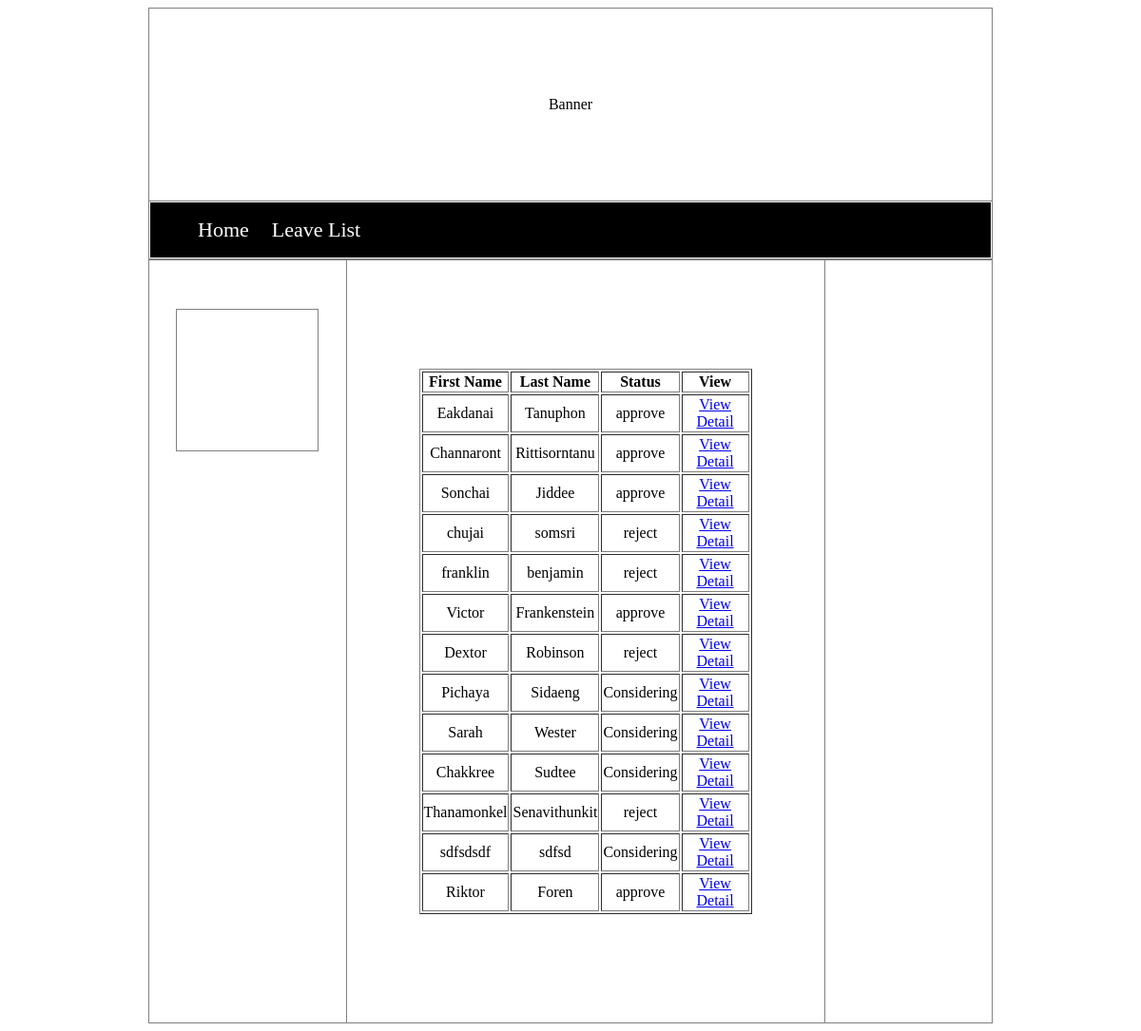
/leavelist.php, run on the app's committed database.
### tables this page shows
CREATE TABLE `leave_request` (
  `requestid` int(10) NOT NULL,
  `firstname` varchar(50) NOT NULL,
  `lastname` varchar(50) NOT NULL,
  `position` varchar(50) NOT NULL,
  `email` varchar(50) NOT NULL,
  `phonenumber` varchar(10) NOT NULL,
  `leavetype` varchar(50) NOT NULL,
  `reason` varchar(50) NOT NULL,
  `startdat` date NOT NULL,
  `enddat` date NOT NULL,
  `savedat` date NOT NULL,
  `stat` varchar(50) NOT NULL
);

### leavelist.php (the view, shortened to what this page needs)
<!DOCTYPE html>
<html lang="en">
<head>
    <link rel="stylesheet" href="CSS/indexcss.css">
</head>
<body>
<div>
    <table style="border-collapse: collapse; width: 75%;" border="1" align="center">
        <tbody>
        <tr>
            <td class="banner">
                Banner
            </td>
        </tr>
        <tr style="height: 50px;">
            <td>
                <nav class="NavContainer">
                    <ul class="NavLeft">
                        <li><a href="index.php">Home</a></li>
                        <li><a href="leavelist.php">Leave List</a></li>
                    </ul>
                </nav>
            </td>
        </tr>
        </tbody>
    </table>
    <table style="border-collapse: collapse; width: 75%;" border="1" align="center">
        <tbody>
        <tr>
            <td class="body1">
                <table style="border-collapse: collapse" border="1" align="center" class="profpic">
                    <tbody>
                    <tr>
                        <td class="Banner">
                        </td>
                    </tr>
                    </tbody>
                </table>
            </td>
            <td class="body2">
                <div class="form-container">
                    <form action="/PHP/submitstat.php" method="post">
                        <?php
                        $servername = "localhost";
                        $dbusername = "root";
                        $dbpassword = "";
                        $dbname = "mtest";
                        $conn = new mysqli($servername, $dbusername, $dbpassword, $dbname);
                        $sql = "SELECT * FROM leave_request";
                        $res = $conn->query($sql);
                        echo '<table border="1" style="width: 70%;">';
                        echo '<thead>';
                        echo '<tr>';
                        echo '<th>First Name</th>';
                        echo '<th>Last Name</th>';
                        echo '<th>Status</th>';
                        echo '<th>View</th>';
                        echo '</tr>';
                        echo '</thead>';
                        echo '<tbody>';
                        foreach ($res as $request) {
                            echo '<tr>';
                            echo '<td>' . $request["firstname"] . '</td>';
                            echo '<td>' . $request["lastname"] . '</td>';
                            echo '<td>' . $request["stat"] . '</td>';
                            echo '<td><a href="view.php?firstname=' . $request["firstname"] . '">View Detail</a></td>';
                            echo '</tr>';
                        }
                        echo '</tbody>';
                        echo '</table>';
                        ?>
                    </form>
                </div>
            </td>
            <td class="body3">
            </td>
        </tr>
        </tbody>
    </table>
</div>
</body>
</html>

### CSS/indexcss.css (style rules this page uses)
.banner { text-align: center; height: 200px; }
.body1 { width: 25%; height: 800px; text-align: center; }
.body2 { width: 50%; height: 800px; text-align: center; }
.body3 { width: 25%; height: 800px; text-align: center; }
.profpic { margin-top:-350px; width: 150px; height: 150px; }
li { display: inline-block; margin: 0 10px; }
.NavContainer { background-color: rgb(0, 0, 0); display: flex; justify-content: space-between; transform: round; }
.NavRight li a, .NavLeft li a { text-decoration: none; display: box; width: 100%; height: 100%; font-size: 22px; color: rgb(255, 255, 255); }

### leavelist.php (style rules this page uses)
.form-container { display: flex; justify-content: center; align-items: center; height: 100%; }
.form-container form { display: flex; flex-direction: column; align-items: center; width: 500px; }

### data on the page
leave_request: firstname "Eakdanai", lastname "Tanuphon", stat "approve"
leave_request: firstname "Channaront", lastname "Rittisorntanu", stat "approve"
leave_request: firstname "Sonchai", lastname "Jiddee", stat "approve"
leave_request: firstname "chujai", lastname "somsri", stat "reject"
leave_request: firstname "franklin", lastname "benjamin", stat "reject"
leave_request: firstname "Victor", lastname "Frankenstein", stat "approve"
leave_request: firstname "Dextor", lastname "Robinson", stat "reject"
leave_request: firstname "Pichaya", lastname "Sidaeng", stat "Considering"
leave_request: firstname "Sarah", lastname "Wester", stat "Considering"
leave_request: firstname "Chakkree", lastname "Sudtee", stat "Considering"
leave_request: firstname "Thanamonkel", lastname "Senavithunkit", stat "reject"
leave_request: firstname "sdfsdsdf", lastname "sdfsd", stat "Considering"
leave_request: firstname "Riktor", lastname "Foren", stat "approve"
